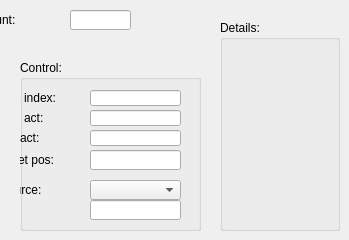
   <widget class="QWidget" name="tab_2">
    <attribute name="title">
     <string>Encoders</string>
    </attribute>
    <widget class="caLineEdit" name="calineedit_52">
     <property name="geometry">
      <rect>
       <x>70</x>
       <y>10</y>
       <width>61</width>
       <height>20</height>
      </rect>
     </property>
     <property name="minimumSize">
      <size>
       <width>0</width>
       <height>20</height>
      </size>
     </property>
     <property name="maximumSize">
      <size>
       <width>16777215</width>
       <height>20</height>
      </size>
     </property>
     <property name="channel" stdset="0">
      <string notr="true">$(SYS):$(Axis)-EncCnt</string>
     </property>
     <property name="background">
      <color alpha="222">
       <red>192</red>
       <green>192</green>
       <blue>192</blue>
      </color>
     </property>
     <property name="colorMode">
      <enum>caLineEdit::Static</enum>
     </property>
     <property name="precisionMode">
      <enum>caLineEdit::Channel</enum>
     </property>
     <property name="limitsMode">
      <enum>caLineEdit::User</enum>
     </property>
     <property name="unitsEnabled">
      <bool>true</bool>
     </property>
    </widget>
    <widget class="caLabel" name="calabel_98">
     <property name="geometry">
      <rect>
       <x>-20</x>
       <y>10</y>
       <width>80</width>
       <height>20</height>
      </rect>
     </property>
     <property name="minimumSize">
      <size>
       <width>0</width>
       <height>20</height>
      </size>
     </property>
     <property name="maximumSize">
      <size>
       <width>16777215</width>
       <height>20</height>
      </size>
     </property>
     <property name="text">
      <string>Count:</string>
     </property>
    </widget>
    <widget class="QGroupBox" name="groupBox_5">
     <property name="geometry">
      <rect>
       <x>20</x>
       <y>60</y>
       <width>181</width>
       <height>171</height>
      </rect>
     </property>
     <property name="toolTip">
      <string extracomment="The primary encoder is used for control."/>
     </property>
     <property name="title">
      <string>Control:</string>
     </property>
     <widget class="caLineEdit" name="calineedit_46">
      <property name="geometry">
       <rect>
        <x>70</x>
        <y>30</y>
        <width>91</width>
        <height>16</height>
       </rect>
      </property>
      <property name="maximumSize">
       <size>
        <width>16777215</width>
        <height>18</height>
       </size>
      </property>
      <property name="channel" stdset="0">
       <string notr="true">$(SYS):$(Axis)-SetEncIdCmd-RB</string>
      </property>
      <property name="background">
       <color alpha="222">
        <red>192</red>
        <green>192</green>
        <blue>192</blue>
       </color>
      </property>
      <property name="colorMode">
       <enum>caLineEdit::Static</enum>
      </property>
      <property name="precisionMode">
       <enum>caLineEdit::Channel</enum>
      </property>
      <property name="limitsMode">
       <enum>caLineEdit::User</enum>
      </property>
      <property name="unitsEnabled">
       <bool>true</bool>
      </property>
     </widget>
     <widget class="caLabel" name="calabel_101">
      <property name="geometry">
       <rect>
        <x>-20</x>
        <y>30</y>
        <width>80</width>
        <height>16</height>
       </rect>
      </property>
      <property name="maximumSize">
       <size>
        <width>16777215</width>
        <height>16</height>
       </size>
      </property>
      <property name="text">
       <string>Enc index:</string>
      </property>
     </widget>
     <widget class="caLineEdit" name="calineedit_51">
      <property name="geometry">
       <rect>
        <x>70</x>
        <y>70</y>
        <width>91</width>
        <height>16</height>
       </rect>
      </property>
      <property name="maximumSize">
       <size>
        <width>16777215</width>
        <height>18</height>
       </size>
      </property>
      <property name="channel" stdset="0">
       <string notr="true">$(SYS):$(Axis)-VelAct</string>
      </property>
      <property name="background">
       <color alpha="222">
        <red>192</red>
        <green>192</green>
        <blue>192</blue>
       </color>
      </property>
      <property name="colorMode">
       <enum>caLineEdit::Static</enum>
      </property>
      <property name="precisionMode">
       <enum>caLineEdit::Channel</enum>
      </property>
      <property name="limitsMode">
       <enum>caLineEdit::User</enum>
      </property>
      <property name="unitsEnabled">
       <bool>true</bool>
      </property>
     </widget>
     <widget class="caLineEdit" name="calineedit_50">
      <property name="geometry">
       <rect>
        <x>70</x>
        <y>50</y>
        <width>91</width>
        <height>16</height>
       </rect>
      </property>
      <property name="maximumSize">
       <size>
        <width>16777215</width>
        <height>18</height>
       </size>
      </property>
      <property name="channel" stdset="0">
       <string notr="true">$(SYS):$(Axis)-PosAct</string>
      </property>
      <property name="background">
       <color alpha="222">
        <red>192</red>
        <green>192</green>
        <blue>192</blue>
       </color>
      </property>
      <property name="colorMode">
       <enum>caLineEdit::Static</enum>
      </property>
      <property name="precisionMode">
       <enum>caLineEdit::Channel</enum>
      </property>
      <property name="limitsMode">
       <enum>caLineEdit::User</enum>
      </property>
      <property name="unitsEnabled">
       <bool>true</bool>
      </property>
     </widget>
     <widget class="caLabel" name="calabel_102">
      <property name="geometry">
       <rect>
        <x>-20</x>
        <y>50</y>
        <width>80</width>
        <height>16</height>
       </rect>
      </property>
      <property name="maximumSize">
       <size>
        <width>16777215</width>
        <height>16</height>
       </size>
      </property>
      <property name="text">
       <string>Pos act: </string>
      </property>
     </widget>
     <widget class="caLabel" name="calabel_103">
      <property name="geometry">
       <rect>
        <x>-20</x>
        <y>70</y>
        <width>80</width>
        <height>16</height>
       </rect>
      </property>
      <property name="maximumSize">
       <size>
        <width>16777215</width>
        <height>16</height>
       </size>
      </property>
      <property name="text">
       <string>Vel act: </string>
      </property>
     </widget>
     <widget class="caLabel" name="calabel_65">
      <property name="geometry">
       <rect>
        <x>-10</x>
        <y>90</y>
        <width>71</width>
        <height>20</height>
       </rect>
      </property>
      <property name="minimumSize">
       <size>
        <width>0</width>
        <height>20</height>
       </size>
      </property>
      <property name="maximumSize">
       <size>
        <width>16777215</width>
        <height>20</height>
       </size>
      </property>
      <property name="text">
       <string>Set pos:</string>
      </property>
     </widget>
     <widget class="caTextEntry" name="catextentry_16">
      <property name="geometry">
       <rect>
        <x>70</x>
        <y>90</y>
        <width>91</width>
        <height>20</height>
       </rect>
      </property>
      <property name="minimumSize">
       <size>
        <width>0</width>
        <height>20</height>
       </size>
      </property>
      <property name="maximumSize">
       <size>
        <width>16777215</width>
        <height>20</height>
       </size>
      </property>
      <property name="readOnly">
       <bool>false</bool>
      </property>
      <property name="channel" stdset="0">
       <string notr="true">$(SYS):$(Axis)-SetEncPosCmd</string>
      </property>
      <property name="keepFocus">
       <bool>true</bool>
      </property>
     </widget>
     <widget class="caLineEdit" name="calineedit_16">
      <property name="geometry">
       <rect>
        <x>70</x>
        <y>140</y>
        <width>91</width>
        <height>20</height>
       </rect>
      </property>
      <property name="minimumSize">
       <size>
        <width>0</width>
        <height>18</height>
       </size>
      </property>
      <property name="channel" stdset="0">
       <string notr="true">$(SYS):$(Axis)-EncSrcTyp-RB</string>
      </property>
      <property name="precisionMode">
       <enum>caLineEdit::Channel</enum>
      </property>
      <property name="limitsMode">
       <enum>caLineEdit::User</enum>
      </property>
      <property name="unitsEnabled">
       <bool>true</bool>
      </property>
     </widget>
     <widget class="caLabel" name="calabel_73">
      <property name="geometry">
       <rect>
        <x>-20</x>
        <y>120</y>
        <width>81</width>
        <height>20</height>
       </rect>
      </property>
      <property name="minimumSize">
       <size>
        <width>0</width>
        <height>20</height>
       </size>
      </property>
      <property name="maximumSize">
       <size>
        <width>16777215</width>
        <height>20</height>
       </size>
      </property>
      <property name="text">
       <string>Source:</string>
      </property>
     </widget>
     <widget class="caMenu" name="camenu_8">
      <property name="geometry">
       <rect>
        <x>70</x>
        <y>120</y>
        <width>91</width>
        <height>20</height>
       </rect>
      </property>
      <property name="minimumSize">
       <size>
        <width>0</width>
        <height>18</height>
       </size>
      </property>
      <property name="layoutDirection">
       <enum>Qt::LeftToRight</enum>
      </property>
      <property name="channel" stdset="0">
       <string notr="true">$(SYS):$(Axis)-EncSrcTyp-Cmd</string>
      </property>
     </widget>
    </widget>
    <widget class="QGroupBox" name="groupBox_6">
     <property name="geometry">
      <rect>
       <x>220</x>
       <y>20</y>
       <width>120</width>
       <height>211</height>
      </rect>
     </property>
     <property name="title">
      <string>Details:</string>
     </property>
     <widget class="caFrame" name="caframe_8">
      <property name="geometry">
       <rect>
        <x>20</x>
        <y>50</y>
        <width>71</width>
        <height>31</height>
       </rect>
      </property>
      <property name="macro">
       <string notr="true">ENC_ID=02,SYS=$(SYS),Axis=$(Axis),IOC=$(IOC)</string>
      </property>
      <property name="visibility">
       <enum>caFrame::Calc</enum>
      </property>
      <property name="visibilityCalc">
       <string notr="true">A&gt;=2</string>
      </property>
      <property name="channel" stdset="0">
       <string notr="true">$(SYS):$(Axis)-EncCnt</string>
      </property>
      <widget class="caRelatedDisplay" name="carelateddisplay_32">
       <property name="geometry">
        <rect>
         <x>10</x>
         <y>0</y>
         <width>61</width>
         <height>21</height>
        </rect>
       </property>
       <property name="labels">
        <string>$(ENC_ID)</string>
       </property>
       <property name="files">
        <string>ecmcAxisEncExpert_v1.ui</string>
       </property>
       <property name="args">
        <string>ENC_ID=$(ENC_ID),SYS=$(SYS),Axis=$(Axis),IOC=$(IOC)</string>
       </property>
      </widget>
     </widget>
     <widget class="caFrame" name="caframe_11">
      <property name="geometry">
       <rect>
        <x>20</x>
        <y>110</y>
        <width>71</width>
        <height>31</height>
       </rect>
      </property>
      <property name="macro">
       <string notr="true">ENC_ID=05,SYS=$(SYS),Axis=$(Axis),IOC=$(IOC)</string>
      </property>
      <property name="visibility">
       <enum>caFrame::Calc</enum>
      </property>
      <property name="visibilityCalc">
       <string notr="true">A&gt;=5</string>
      </property>
      <property name="channel" stdset="0">
       <string notr="true">$(SYS):$(Axis)-EncCnt</string>
      </property>
      <widget class="caRelatedDisplay" name="carelateddisplay_31">
       <property name="geometry">
        <rect>
         <x>10</x>
         <y>0</y>
         <width>61</width>
         <height>21</height>
        </rect>
       </property>
       <property name="labels">
        <string>$(ENC_ID)</string>
       </property>
       <property name="files">
        <string>ecmcAxisEncExpert_v1.ui</string>
       </property>
       <property name="args">
        <string>ENC_ID=$(ENC_ID),SYS=$(SYS),Axis=$(Axis),IOC=$(IOC)</string>
       </property>
      </widget>
     </widget>
     <widget class="caFrame" name="caframe_12">
      <property name="geometry">
       <rect>
        <x>20</x>
        <y>130</y>
        <width>71</width>
        <height>31</height>
       </rect>
      </property>
      <property name="macro">
       <string notr="true">ENC_ID=06,SYS=$(SYS),Axis=$(Axis),IOC=$(IOC)</string>
      </property>
      <property name="visibility">
       <enum>caFrame::Calc</enum>
      </property>
      <property name="visibilityCalc">
       <string notr="true">A&gt;=6</string>
      </property>
      <property name="channel" stdset="0">
       <string notr="true">$(SYS):$(Axis)-EncCnt</string>
      </property>
      <widget class="caRelatedDisplay" name="carelateddisplay_26">
       <property name="geometry">
        <rect>
         <x>10</x>
         <y>0</y>
         <width>61</width>
         <height>21</height>
        </rect>
       </property>
       <property name="labels">
        <string>$(ENC_ID)</string>
       </property>
       <property name="files">
        <string>ecmcAxisEncExpert_v1.ui</string>
       </property>
       <property name="args">
        <string>ENC_ID=$(ENC_ID),SYS=$(SYS),Axis=$(Axis),IOC=$(IOC)</string>
       </property>
      </widget>
     </widget>
     <widget class="caFrame" name="caframe_13">
      <property name="geometry">
       <rect>
        <x>20</x>
        <y>150</y>
        <width>71</width>
        <height>31</height>
       </rect>
      </property>
      <property name="macro">
       <string notr="true">ENC_ID=07,SYS=$(SYS),Axis=$(Axis),IOC=$(IOC)</string>
      </property>
      <property name="visibility">
       <enum>caFrame::Calc</enum>
      </property>
      <property name="visibilityCalc">
       <string notr="true">A&gt;=7</string>
      </property>
      <property name="channel" stdset="0">
       <string notr="true">$(SYS):$(Axis)-EncCnt</string>
      </property>
      <widget class="caRelatedDisplay" name="carelateddisplay_30">
       <property name="geometry">
        <rect>
         <x>10</x>
         <y>0</y>
         <width>61</width>
         <height>21</height>
        </rect>
       </property>
       <property name="labels">
        <string>$(ENC_ID)</string>
       </property>
       <property name="files">
        <string>ecmcAxisEncExpert_v1.ui</string>
       </property>
       <property name="args">
        <string>ENC_ID=$(ENC_ID),SYS=$(SYS),Axis=$(Axis),IOC=$(IOC)</string>
       </property>
      </widget>
     </widget>
     <widget class="caFrame" name="caframe_9">
      <property name="geometry">
       <rect>
        <x>20</x>
        <y>70</y>
        <width>71</width>
        <height>31</height>
       </rect>
      </property>
      <property name="macro">
       <string notr="true">ENC_ID=03,SYS=$(SYS),Axis=$(Axis),IOC=$(IOC)</string>
      </property>
      <property name="visibility">
       <enum>caFrame::Calc</enum>
      </property>
      <property name="visibilityCalc">
       <string notr="true">A&gt;=3</string>
      </property>
      <property name="channel" stdset="0">
       <string notr="true">$(SYS):$(Axis)-EncCnt</string>
      </property>
      <widget class="caRelatedDisplay" name="carelateddisplay_25">
       <property name="geometry">
        <rect>
         <x>10</x>
         <y>0</y>
         <width>61</width>
         <height>21</height>
        </rect>
       </property>
       <property name="labels">
        <string>$(ENC_ID)</string>
       </property>
       <property name="files">
        <string>ecmcAxisEncExpert_v1.ui</string>
       </property>
       <property name="args">
        <string>ENC_ID=$(ENC_ID),SYS=$(SYS),Axis=$(Axis),IOC=$(IOC)</string>
       </property>
      </widget>
     </widget>
     <widget class="caFrame" name="caframe_10">
      <property name="geometry">
       <rect>
        <x>20</x>
        <y>90</y>
        <width>71</width>
        <height>31</height>
       </rect>
      </property>
      <property name="macro">
       <string notr="true">ENC_ID=05,SYS=$(SYS),Axis=$(Axis),IOC=$(IOC)</string>
      </property>
      <property name="visibility">
       <enum>caFrame::Calc</enum>
      </property>
      <property name="visibilityCalc">
       <string notr="true">A&gt;=4</string>
      </property>
      <property name="channel" stdset="0">
       <string notr="true">$(SYS):$(Axis)-EncCnt</string>
      </property>
      <widget class="caRelatedDisplay" name="carelateddisplay_28">
       <property name="geometry">
        <rect>
         <x>10</x>
         <y>0</y>
         <width>61</width>
         <height>21</height>
        </rect>
       </property>
       <property name="labels">
        <string>$(ENC_ID)</string>
       </property>
       <property name="files">
        <string>ecmcAxisEncExpert_v1.ui</string>
       </property>
       <property name="args">
        <string>ENC_ID=$(ENC_ID),SYS=$(SYS),Axis=$(Axis),IOC=$(IOC)</string>
       </property>
      </widget>
     </widget>
     <widget class="caFrame" name="caframe_7">
      <property name="geometry">
       <rect>
        <x>20</x>
        <y>30</y>
        <width>71</width>
        <height>31</height>
       </rect>
      </property>
      <property name="macro">
       <string notr="true">ENC_ID=01,SYS=$(SYS),Axis=$(Axis),IOC=$(IOC)</string>
      </property>
      <property name="visibility">
       <enum>caFrame::Calc</enum>
      </property>
      <property name="visibilityCalc">
       <string notr="true">A&gt;=1</string>
      </property>
      <property name="channel" stdset="0">
       <string notr="true">$(SYS):$(Axis)-EncCnt</string>
      </property>
      <widget class="caRelatedDisplay" name="carelateddisplay_29">
       <property name="geometry">
        <rect>
         <x>10</x>
         <y>0</y>
         <width>61</width>
         <height>21</height>
        </rect>
       </property>
       <property name="labels">
        <string>$(ENC_ID)</string>
       </property>
       <property name="files">
        <string>ecmcAxisEncExpert_v1.ui</string>
       </property>
       <property name="args">
        <string>ENC_ID=$(ENC_ID),SYS=$(SYS),Axis=$(Axis),IOC=$(IOC)</string>
       </property>
      </widget>
     </widget>
     <widget class="caFrame" name="caframe_14">
      <property name="geometry">
       <rect>
        <x>20</x>
        <y>170</y>
        <width>71</width>
        <height>31</height>
       </rect>
      </property>
      <property name="macro">
       <string notr="true">ENC_ID=08,SYS=$(SYS),Axis=$(Axis),IOC=$(IOC)</string>
      </property>
      <property name="visibility">
       <enum>caFrame::Calc</enum>
      </property>
      <property name="visibilityCalc">
       <string notr="true">A&gt;=8</string>
      </property>
      <property name="channel" stdset="0">
       <string notr="true">$(SYS):$(Axis)-EncCnt</string>
      </property>
      <widget class="caRelatedDisplay" name="carelateddisplay_27">
       <property name="geometry">
        <rect>
         <x>10</x>
         <y>0</y>
         <width>61</width>
         <height>21</height>
        </rect>
       </property>
       <property name="labels">
        <string>$(ENC_ID)</string>
       </property>
       <property name="files">
        <string>ecmcAxisEncExpert_v1.ui</string>
       </property>
       <property name="args">
        <string>ENC_ID=$(ENC_ID),SYS=$(SYS),Axis=$(Axis),IOC=$(IOC)</string>
       </property>
      </widget>
     </widget>
    </widget>
   </widget>
